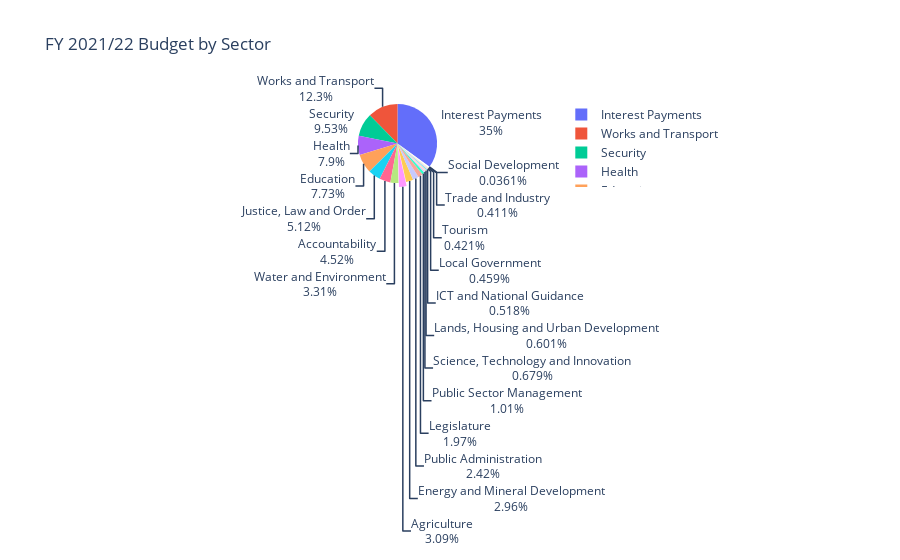

Notebook source saved alongside this figure:
### Code cell
import pandas as pd
import plotly.express as px

df = pd.read_excel('/workspaces/uganda-budget-analysis/budget_datasets/budget_fy_21_22.xlsx')

print(df['Year'].unique())  # gives ['2021-2022']

df_2122 = df[df['Year'] == '2021-2022']
if not df_2122.empty:
    fig = px.pie(
        df_2122,
        values='Amount',
        names='SectorName',
        title='FY 2021/22 Budget by Sector',
        labels={'Amount': 'Allocation (UGX)'},
        hover_data=['Amount']
    )
    fig.update_traces(textinfo='percent+label', pull=[0.1] + [0]*(len(df_2122)-1))
    fig.write_html('/workspaces/uganda-budget-analysis/sector_pie.html')
    fig.show()
else:
    print("No data for FY 2021/22 in the DataFrame")

### Figure 1 — Plotly figure (JSON) as saved in the notebook; plotly's stock layout.template omitted (floating-point values rounded to 4 significant figures; data arrays with more than 128 entries replaced by an {"elided": "..."} marker saying what was removed)
{"data": [{"customdata": {"elided": "21983x1 float values"}, "domain": {"x": [0, 1], "y": [0, 1]}, "hovertemplate": "SectorName=%{label}<br>Allocation (UGX)=%{customdata[0]}<extra></extra>", "labels": {"elided": "21983 str values"}, "legendgroup": "", "name": "", "pull": {"elided": "21983 float values"}, "showlegend": true, "textinfo": "percent+label", "type": "pie", "values": {"elided": "21983 float values"}}], "layout": {"legend": {"tracegroupgap": 0}, "title": {"text": "FY 2021/22 Budget by Sector"}}}
